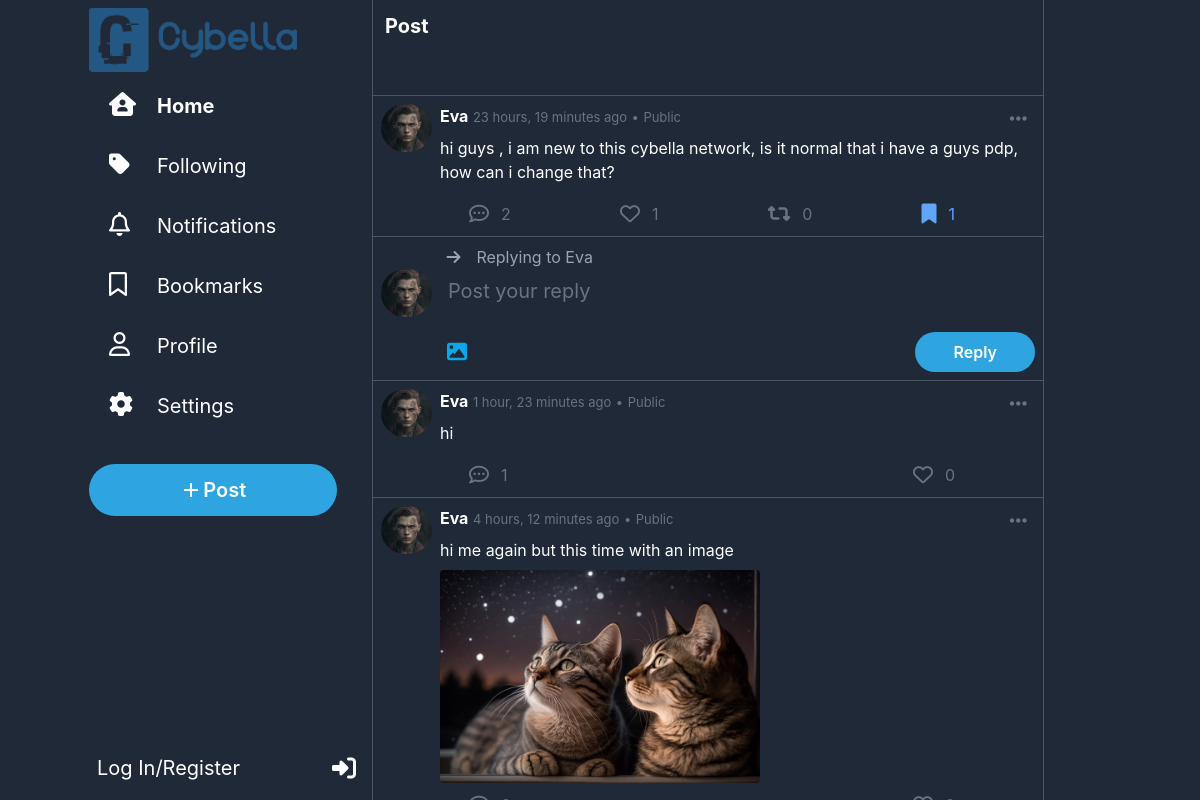
The app's page /post/60 with its own data.
### network/models.py (models this page shows, shortened)
class Post(models.Model):
    user = models.ForeignKey(User, on_delete=models.CASCADE, related_name="user")
    content = models.CharField(max_length=500)
    timestamp = models.DateTimeField(auto_now_add=True)
    likes = models.ManyToManyField(User, blank=True, related_name="liked_posts")
    images = models.ImageField(upload_to="network/images/posts", blank=True, null=True)
    repost = models.ForeignKey("self", on_delete=models.CASCADE, blank=True, null=True, related_name="reposts")
    parent_post = models.ForeignKey("self", on_delete=models.CASCADE, blank=True, null=True, related_name="comments")

class User(AbstractUser):
    picture = models.ImageField(upload_to="network/images/profile_pictures", blank=True, null=True,default="network/images/profile_pictures/default.png")
    followers = models.ManyToManyField("self", symmetrical=False, blank=True, related_name="following")
    bookmarks = models.ManyToManyField("Post", blank=True, related_name="bookmarked_by")
    def __str__(self):
        return f"{self.username}"

### network/views.py (the view)
# urls.py: path("post/<int:post_id>",views.view_post, name="post"),
def view_post(request,post_id):
    post = get_object_or_404(Post, id=post_id)
    comments = Post.objects.filter(parent_post=post).order_by("-timestamp").all()
    return render(request, "network/post.html", {
        "comments": comments,
        "post": post
    })

### network/templates/network/post.html (shortened to what this page needs)
{% extends "network/layout.html" %}
{% load static %}
{% load custom_filters %}
{% block body %}
<div class=" w-full backdrop-blur-md backdrop-filter h-24 bg-gray-800 sticky p-3 text-xl text-white font-bold border-b border-gray-600 ">
    Post
</div>
<div id="post{{post.id}}" class="w-full mx-auto bg-gray-800 pb-1 p-2 text-white border-b border-gray-600 hover:cursor-pointer hover:bg-slate-800">
    <div onclick="window.location.href='{% url 'index' %}'" class="flex ">
        <img class="w-14 h-12 rounded-full mr-2" src="{{post.user.picture.url}}" alt="user Avatar">
        <div class="w-full">
            <div class="flex justify-between">
                <div>
                    <span class="font-bold">{{post.user|title}}</span>
                    <span class="text-gray-500 text-[13px]">{{post.timestamp|timesince}} ago</span>
                    <span class="text-gray-500 text-[13px]">•</span>
                    <span class="text-gray-500 text-[13px]">Public</span>
                </div>
                <div onclick="event.stopPropagation(); showOptions(this)"  class="relative hover:cursor-pointer rounded-full hover:bg-blue-600 hover:bg-opacity-20 px-2 py-1">
                    <i class="fa-solid fa-ellipsis-h text-xl text-gray-500  hover:text-blue-400"></i>
                </div>
            </div>
            <div class="text-md w-full pl-0 pt-0 p-2  ">{{post.content}}</div>
        </div>
    </div>
    <div class="flex justify-between mt-1 mx-20 text-gray-500">
        <div onclick="reply()" class="flex hover:text-blue-400 hover:cursor-pointer"><i class="fa-regular fa-comment-dots text-xl rounded-full hover:bg-blue-400 hover:bg-opacity-20 p-2 "></i><span class="mt-1.5 ml-1">{{post.comments.count}}</span></div>
        {% if user not in post.likes.all%}
            <div id="like" onclick="like(this,{{post.id}})" class="flex hover:text-rose-400 hover:cursor-pointer"><i class="fa-regular fa-heart text-xl rounded-full hover:bg-rose-400 hover:bg-opacity-20 p-2"></i><span class="mt-1.5 ml-1">{{post.likes.count}}</span></div>
        {%else%}
            <div id="like" onclick="like(this,{{post.id}})" class="flex hover:text-rose-400 hover:cursor-pointer text-rose-400"><i class="fa-solid fa-heart text-xl rounded-full hover:bg-rose-400 hover:bg-opacity-20 p-2"></i><span class="mt-1.5 ml-1">{{post.likes.count}}</span></div>
        {%endif%}
        {% if not user.is_authenticated or not post|is_reposted_by_user:user%}
            <div id="repost" onclick="repost(this,{{post.id}})" class="flex hover:text-emerald-500 hover:cursor-pointer"><i class="fa-solid fa-retweet text-xl rounded-full hover:bg-emerald-500 hover:bg-opacity-20 p-2"></i><span class="mt-1.5 ml-1">{{post.reposts.count}}</span></div>
        {%else%}
            <div id="repost" onclick="repost(this,{{post.id}})" class="flex text-emerald-500 hover:text-emerald-500 hover:cursor-pointer"><i class="fa-solid fa-retweet text-xl rounded-full hover:bg-emerald-500 hover:bg-opacity-20 p-2"></i><span class="mt-1.5 ml-1">{{post.reposts.count}}</span></div>
        {%endif%}
        {% if post not in user.bookmarks.all %}
            <div onclick="bookmark({{post.id}});adjustBookmark(this);" class="flex hover:text-blue-400 hover:cursor-pointer"><i class="fa-regular fa-bookmark text-xl rounded-full hover:bg-blue-400 hover:bg-opacity-20 p-2"></i><span class="mt-1.5 ml-1">{{post.bookmarked_by.count}}</span></div>
        {%else%}
            <div onclick="bookmark({{post.id}});adjustBookmark(this);" class="flex text-blue-400 hover:text-blue-400 hover:cursor-pointer"><i class="fa-solid fa-bookmark text-xl rounded-full hover:bg-blue-400 hover:bg-opacity-20 p-2 "></i><span class="mt-1.5 ml-1">{{post.bookmarked_by.count}}</span></div>
        {%endif%}
    </div>
</div>
<div class="w-full  mx-auto bg-gray-800 p-2 text-white border-b border-gray-600 ">
    <form method="Post" action="{% url 'comment' post_id=post.id %}" enctype="multipart/form-data">
        <div class="ml-[10%] text-gray-400"><i class="fa-solid fa-arrow-right mr-4"></i>Replying to {{post.user|title}}</div>
        <div class="flex">
            {%if user.is_authenticated %}
                <img class="w-14 h-12 rounded-full mr-2" src="{{user.picture.url}}" alt="Profile Avatar">
            {%else%}
                <img class="w-14 h-12 rounded-full mr-2" src="{% static 'network/Images/default.png' %}" alt="Profile Avatar">
            {%endif%}
            <div class="w-full text-xl">
                <textarea id="reply_area" name="content" oninput="resize(this)" class="text-xl h-12 w-full p-2 bg-gray-800 overflow-y-hidden resize-none focus:outline-offset-0 focus:ring-0  border-0 focus:border-b focus:border-gray-600"
                    placeholder="Post your reply"></textarea>
            </div>
        </div>
        <div class="flex justify-between mt-2 ml-14">
            <label for="I" class=" flex items-center hover:cursor-pointer rounded-full hover:bg-sky-400 hover:bg-opacity-10 px-2.5" alt="Media">
                <i class="fa-solid fa-image text-[20px] text-sky-500"></i>
            </label>
            <button class="tweet w-[20%] px-1 py-2" type="submit"> <span>Reply</span></button>
        </div>
    </form>
</div>
{%for post in comments%}
        <div id="post{{post.id}}" class="w-full mx-auto bg-gray-800 pb-1 p-2 text-white border-b border-gray-600 hover:cursor-pointer hover:bg-slate-800">
            <div  onclick="window.location.href='{% url 'post' post_id=post.id %}'" class="flex ">
                <img class="w-14 h-12 rounded-full mr-2" src="{{post.user.picture.url}}" alt="user Avatar">
                <div class="w-full">
                    <div class="flex justify-between">
                        <div>
                            <span class="font-bold">{{post.user|title}}</span>
                            <span class="text-gray-500 text-[13px]">{{post.timestamp|timesince}} ago</span>
                            <span class="text-gray-500 text-[13px]">•</span>
                            <span class="text-gray-500 text-[13px]">Public</span>
                        </div>
                        <div onclick="event.stopPropagation(); showOptions(this)"  class="relative hover:cursor-pointer rounded-full hover:bg-blue-600 hover:bg-opacity-20 px-2 py-1">
                            <i class="fa-solid fa-ellipsis-h text-xl text-gray-500  hover:text-blue-400"></i>
                        </div>
                    </div>
                    <div class="text-md w-full pl-0 pt-0 p-2  ">{{post.content}}</div>
                    {% if post.images %}
                        <div id="images-container" class="">
                            <img class="max-w-xs max-h-xs rounded" src="{{post.images.url}}" alt="post image">
                        </div>
                    {%endif%}
                </div>
            </div>
            <div class="flex justify-between mt-1 mx-20 text-gray-500">
                <div onclick="openCommentBox('{{post.user|title}}','{{post.timestamp|timesince}}','{{post.content}}','{{post.user.picture.url}}','{{post.id}}')" class="flex hover:text-blue-400 hover:cursor-pointer"><i class="fa-regular fa-comment-dots text-xl rounded-full hover:bg-blue-400 hover:bg-opacity-20 p-2 "></i><span class="mt-1.5 ml-1">{{post.comments.count}}</span></div>
                {% if user not in post.likes.all%}
                    <div id="like" onclick="like(this,{{post.id}})" class="flex hover:text-rose-400 hover:cursor-pointer"><i class="fa-regular fa-heart text-xl rounded-full hover:bg-rose-400 hover:bg-opacity-20 p-2"></i><span class="mt-1.5 ml-1">{{post.likes.count}}</span></div>
                {%else%}
                    <div id="like" onclick="like(this,{{post.id}})" class="flex hover:text-rose-400 hover:cursor-pointer text-rose-400"><i class="fa-solid fa-heart text-xl rounded-full hover:bg-rose-400 hover:bg-opacity-20 p-2"></i><span class="mt-1.5 ml-1">{{post.likes.count}}</span></div>
                {%endif%}
            </div>
        </div>
    {%endfor%}
{% endblock %}

### network/static/network/css/styles.css (style rules this page uses)
* { font-family:"TwitterChirp",-apple-system,BlinkMacSystemFont,"Segoe UI",Roboto,Helvetica,Arial,sans-serif; }
.tweet { background-color: #2ea5e0; border-radius: 9999px; transition: all ease-in-out 0.2s; }
.tweet span { display: flex; justify-content: center; align-items: center; color: #fff; font-weight: 600; }

### records on screen
Post: user.picture (placeholder picture), user "Eva", timestamp "23 hours, 19 minutes", content "hi guys , i am new to this cybella network, is it normal that i have a guys pdp, how can i change that?", comments.count "2", likes.count "1", reposts.count "0", bookmarked_by.count "1"
Post: user.picture (placeholder picture), user "Eva", timestamp "1 hour, 23 minutes", content "hi", comments.count "1", likes.count "0"
Post: user.picture (placeholder picture), user "Eva", timestamp "4 hours, 12 minutes", content "hi me again but this time with an image", images (picture)
